Frame 1 (no input): blank canvas, image omitted
Frame 60 (no input): blank canvas, image omitted
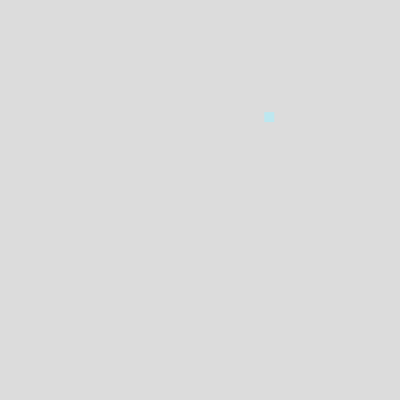
Frame 120 (the mouse pressed at the canvas centre since frame 60)

The p5.js sketch whose frames 1 and 60 were blank and that drew this single picture after the mouse press (run headless with seeded random() and noise() and a simulated clock; from frame 60 on, the mouse is pressed at the canvas centre):

// p5.js sketch
// ── sketch.js
let pixels = [];

// we want this to change
let numSpawn = 1;


function setup() {
  createCanvas(400, 400);
}

function draw() {
  background(220);
  
  
  for(let i = 0; i < pixels.length; i++){
  
    pixels[i].update();
    pixels[i].display();
    
  }
  
}


function mousePressed(){

  
  for(let i = 0; i < numSpawn; i++){
  pixels.push(new CatalystPixel(i));
  }

  if(numSpawn < 64){
numSpawn*=2;
  } else {
  numSpawn = 1;
  }

}




function CatalystPixel(id) {
  
  
  this.x = random(50,350);
  this.y = random(50, 350);
  
//   if(id%2==0){
  
//   this.x = width/2 - (id * 10);
//   this.y = height/2;
  
//   }

  this.alpha = 255;
  //this.color = color(180, 235, 245,this.alpha);
  this.size = 10;


  this.update = function(){
  
    this.alpha-=1;
  }
  
  
  this.display = function() {

  //  fill(this.color);
    fill([180,235,245,this.alpha]);
    noStroke();
    rect(this.x, this.y, this.size, this.size);
  }

}
